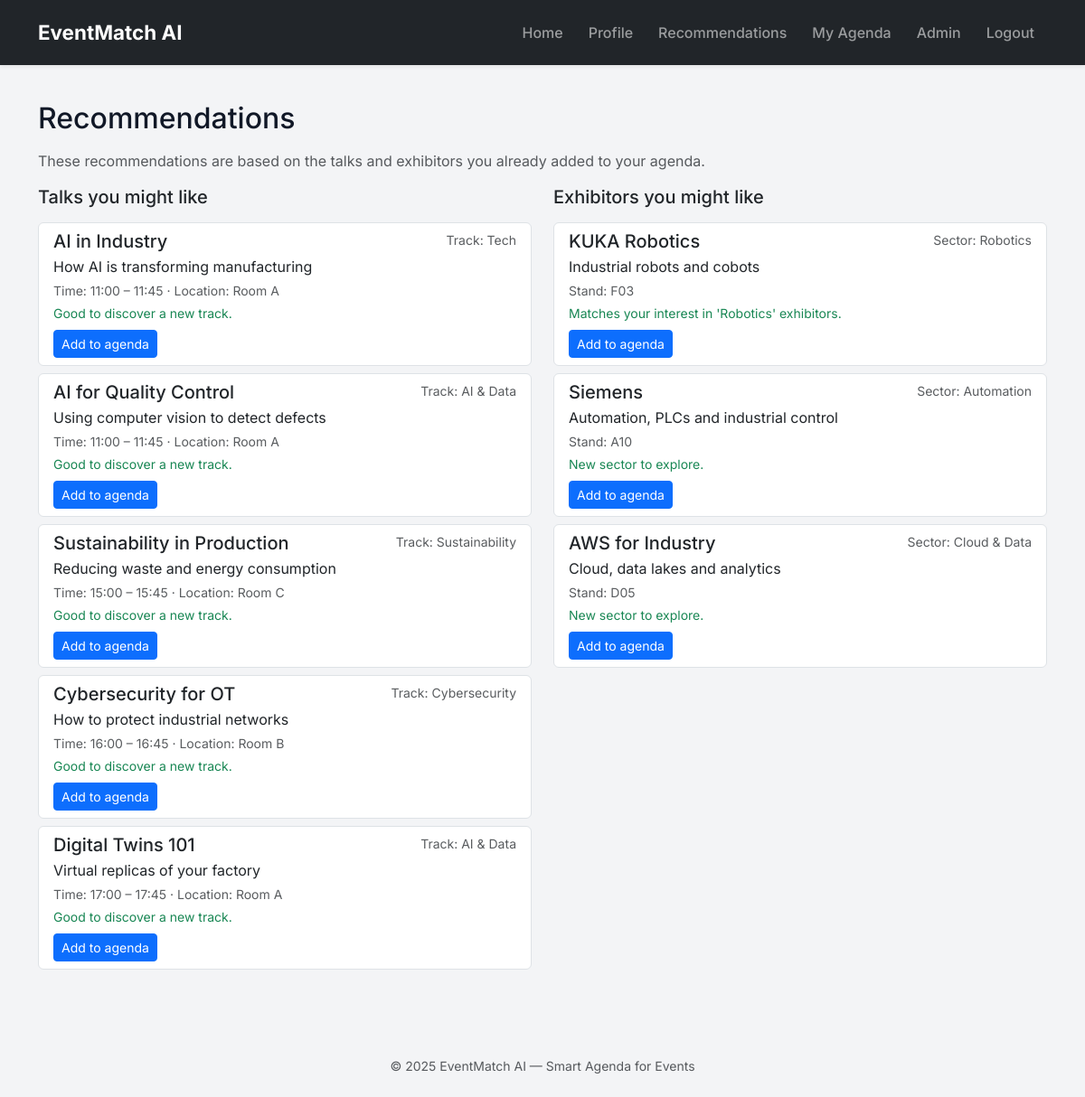
/recommendations (signed in), run on the app's committed database.
### tables this page shows
CREATE TABLE talks (
    id INTEGER PRIMARY KEY AUTOINCREMENT,
    title TEXT NOT NULL,
    description TEXT,
    track TEXT,
    start_time TEXT,
    end_time TEXT,
    location TEXT
);

CREATE TABLE exhibitors (
    id INTEGER PRIMARY KEY AUTOINCREMENT,
    name TEXT NOT NULL,
    description TEXT,
    sector TEXT,
    stand TEXT
);

### app.py (the view)
@app.route("/recommendations")
@login_required
def recommendations():
    user_id = session["user_id"]
    conn = get_db_connection()
    cur = conn.cursor()
    cur.execute("""
        SELECT t.track, COUNT(*) AS cnt
        FROM user_talks ut
        JOIN talks t ON ut.talk_id = t.id
        WHERE ut.user_id = ?
        GROUP BY t.track
    """, (user_id,))
    track_counts = {row["track"]: row["cnt"] for row in cur.fetchall() if row["track"]}
    cur.execute("""
        SELECT e.sector, COUNT(*) AS cnt
        FROM user_exhibitors ue
        JOIN exhibitors e ON ue.exhibitor_id = e.id
        WHERE ue.user_id = ?
        GROUP BY e.sector
    """, (user_id,))
    sector_counts = {row["sector"]: row["cnt"] for row in cur.fetchall() if row["sector"]}
    cur.execute("""
        SELECT t.start_time, t.end_time
        FROM user_talks ut
        JOIN talks t ON ut.talk_id = t.id
        WHERE ut.user_id = ?
    """, (user_id,))
    user_times = []
    for row in cur.fetchall():
        s = parse_hhmm(row["start_time"])
        e = parse_hhmm(row["end_time"])
        if s and e:
            user_times.append((s, e))
    def overlaps(start, end, intervals):
        for s2, e2 in intervals:
            if start < e2 and end > s2:
                return True
        return False
    cur.execute("SELECT talk_id FROM user_talks WHERE user_id = ?", (user_id,))
    saved_talk_ids = {row["talk_id"] for row in cur.fetchall()}
    cur.execute("SELECT exhibitor_id FROM user_exhibitors WHERE user_id = ?", (user_id,))
    saved_exhibitor_ids = {row["exhibitor_id"] for row in cur.fetchall()}
    cur.execute("SELECT * FROM talks")
    talks_raw = cur.fetchall()
    recommended_talks = []
    for row in talks_raw:
        if row["id"] in saved_talk_ids:
            continue  # ya está en la agenda, no la recomendamos
        talk = dict(row)
        track = talk.get("track") or "Other"
        start = parse_hhmm(talk.get("start_time"))
        end = parse_hhmm(talk.get("end_time"))
        if start and end and user_times and overlaps(start, end, user_times):
            continue
        score = 1
        if track in track_counts:
            score += 10 * track_counts[track]
            reason = f"Matches your interest in '{track}' talks."
        else:
            reason = "Good to discover a new track."
        talk["score"] = score
        talk["reason"] = reason
        recommended_talks.append(talk)
    recommended_talks.sort(key=lambda t: t["score"], reverse=True)
    cur.execute("SELECT * FROM exhibitors")
    exhibitors_raw = cur.fetchall()
    recommended_exhibitors = []
    for row in exhibitors_raw:
        if row["id"] in saved_exhibitor_ids:
            continue  # ya está en la agenda
        exhibitor = dict(row)
        sector = exhibitor.get("sector") or "Other"
        score = 1
        if sector in sector_counts:
            score += 10 * sector_counts[sector]
            reason = f"Matches your interest in '{sector}' exhibitors."
        else:
            reason = "New sector to explore."
        exhibitor["score"] = score
        exhibitor["reason"] = reason
        recommended_exhibitors.append(exhibitor)
    recommended_exhibitors.sort(key=lambda e: e["score"], reverse=True)
    conn.close()
    return render_template(
        "recommendations.html",
        talks=recommended_talks,
        exhibitors=recommended_exhibitors,
        track_counts=track_counts,
        sector_counts=sector_counts,
    )

### app.py (called while the page is built)
def get_db_connection():
    conn = sqlite3.connect("eventmatch.db")
    conn.row_factory = sqlite3.Row
    return conn

def parse_hhmm(value):
    if not value:
        return None
    try:
        return datetime.strptime(value, "%H:%M").time()
    except ValueError:
        return None

def login_required(f):
    @wraps(f)
    def decorated_function(*args, **kwargs):
        if session.get("user_id") is None:
            return redirect("/login")
        return f(*args, **kwargs)
    return decorated_function

@app.after_request
def after_request(response):
    response.headers["Cache-Control"] = "no-cache, no-store, must-revalidate"
    response.headers["Pragma"] = "no-cache"
    response.headers["Expires"] = 0
    return response

### templates/recommendations.html (shortened to what this page needs)
{% extends "layout.html" %}
{% block content %}
<h2 class="mb-3">Recommendations</h2>
<p class="text-muted">
  These recommendations are based on the talks and exhibitors you already added to your agenda.
</p>
<div class="row">
  <div class="col-md-6 mb-4">
    <h3 class="h5 mb-3">Talks you might like</h3>
    {% if talks %}
      <div class="list-group">
        {% for t in talks %}
        <div class="list-group-item mb-2 border rounded">
          <div class="d-flex w-100 justify-content-between">
            <h5 class="mb-1">{{ t.title }}</h5>
            <small class="text-muted">Track: {{ t.track }}</small>
          </div>
          <p class="mb-1">{{ t.description }}</p>
          <small class="d-block text-muted mb-1">
            Time: {{ t.start_time }} – {{ t.end_time }} &middot; Location: {{ t.location }}
          </small>
          <small class="d-block text-success mb-2">
            {{ t.reason }}
          </small>
          <form method="post" action="{{ url_for('add_talk') }}" class="d-inline">
            <button type="submit" class="btn btn-sm btn-primary">
              Add to agenda
            </button>
          </form>
        </div>
        {% endfor %}
      </div>
    {% else %}
      <p>No talk recommendations yet. Try adding some talks to your agenda first.</p>
    {% endif %}
  </div>
  <div class="col-md-6 mb-4">
    <h3 class="h5 mb-3">Exhibitors you might like</h3>
    {% if exhibitors %}
      <div class="list-group">
        {% for e in exhibitors %}
        <div class="list-group-item mb-2 border rounded">
          <div class="d-flex w-100 justify-content-between">
            <h5 class="mb-1">{{ e.name }}</h5>
            <small class="text-muted">Sector: {{ e.sector }}</small>
          </div>
          <p class="mb-1">{{ e.description }}</p>
          <small class="d-block text-muted mb-1">
            Stand: {{ e.stand }}
          </small>
          <small class="d-block text-success mb-2">
            {{ e.reason }}
          </small>
          <form method="post" action="{{ url_for('add_exhibitor') }}" class="d-inline">
            <button type="submit" class="btn btn-sm btn-primary">
              Add to agenda
            </button>
          </form>
        </div>
        {% endfor %}
      </div>
    {% else %}
      <p>No exhibitor recommendations yet. Try adding some exhibitors to your agenda first.</p>
    {% endif %}
  </div>
</div>
{% endblock %}

### static/styles.css (style rules this page uses)
body { background-color: #f3f4f6; }
h2, h3, h4 { color: #111827; }

### templates/layout.html (style rules this page uses)
body { font-family: 'Inter', sans-serif; background-color: #f6f7fb; }

### data on the page
talks: title "AI in Industry", track "Tech", description "How AI is transforming manufacturing", start_time "11:00", end_time "11:45", location "Room A", reason "Good to discover a new track."
talks: title "AI for Quality Control", track "AI & Data", description "Using computer vision to detect defects", start_time "11:00", end_time "11:45", location "Room A", reason "Good to discover a new track."
talks: title "Sustainability in Production", track "Sustainability", description "Reducing waste and energy consumption", start_time "15:00", end_time "15:45", location "Room C", reason "Good to discover a new track."
talks: title "Cybersecurity for OT", track "Cybersecurity", description "How to protect industrial networks", start_time "16:00", end_time "16:45", location "Room B", reason "Good to discover a new track."
talks: title "Digital Twins 101", track "AI & Data", description "Virtual replicas of your factory", start_time "17:00", end_time "17:45", location "Room A", reason "Good to discover a new track."
exhibitors: name "KUKA Robotics", sector "Robotics", description "Industrial robots and cobots", stand "F03", reason "Matches your interest in 'Robotics' exhibitors."
exhibitors: name "Siemens", sector "Automation", description "Automation, PLCs and industrial control", stand "A10", reason "New sector to explore."
exhibitors: name "AWS for Industry", sector "Cloud & Data", description "Cloud, data lakes and analytics", stand "D05", reason "New sector to explore."
